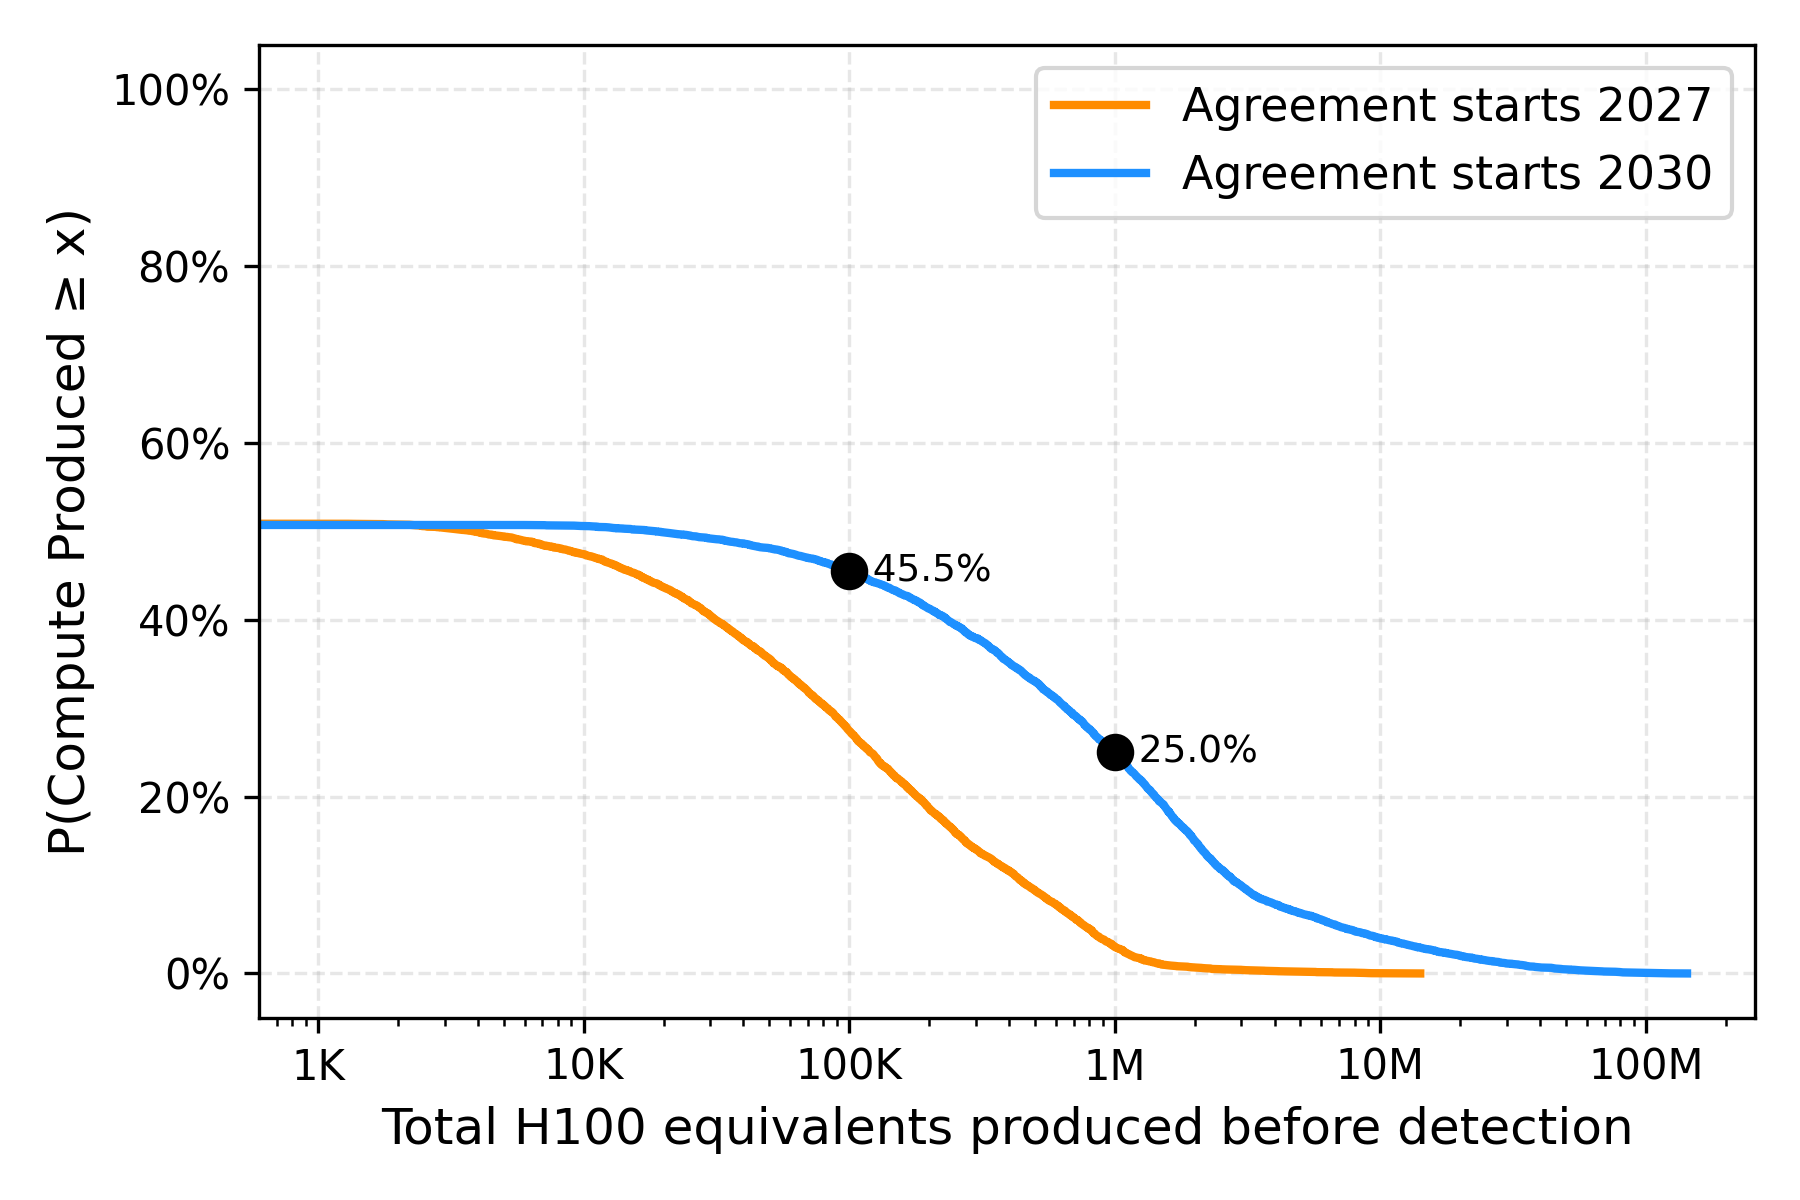

Write the Python code that produced this figure.
"""
Simulate covert fab detection and create a CCDF of H100 equivalents produced before detection.

This script runs simulations for different agreement start years (2027 and 2030) and plots
the complementary cumulative distribution function (CCDF) showing P(H100e > x) before detection.
"""

import numpy as np
import matplotlib.pyplot as plt
from model import Model

# Configuration
AGREEMENT_START_YEARS = [2027, 2030]
NUM_SIMULATIONS = 10000
DETECTION_THRESHOLD = 0.5  # 50% probability threshold for detection


def get_h100e_at_detection(model):
    """
    Extract H100e produced at detection for each simulation.

    Args:
        model: Model instance with simulation results

    Returns:
        List of H100e values at detection (one per simulation)
    """
    h100e_values = []

    for covert_projects, detectors in model.simulation_results:
        prc_covert_project = covert_projects['prc_covert_project']
        if prc_covert_project and prc_covert_project.covert_fab:
            # Get US intelligence beliefs and H100e production
            us_beliefs = detectors["us_intelligence"].beliefs_about_projects["prc_covert_project"]
            h100e_over_time = prc_covert_project.h100e_over_time

            # Find first year when US probability exceeds threshold
            years = sorted(us_beliefs.keys())
            detection_year = None
            for year in years:
                if us_beliefs[year].p_covert_fab_exists >= DETECTION_THRESHOLD:
                    detection_year = year
                    break

            # Include all simulations with covert fabs (detected or not)
            if detection_year is not None:
                h100e_at_detection = h100e_over_time.get(detection_year, 0.0)
                h100e_values.append(h100e_at_detection)
            else:
                # If never detected, use final H100e value
                final_year = max(h100e_over_time.keys()) if h100e_over_time else None
                if final_year:
                    h100e_values.append(h100e_over_time[final_year])
                else:
                    h100e_values.append(0.0)

    return h100e_values


def compute_ccdf(values):
    """
    Compute the complementary cumulative distribution function.

    Args:
        values: List of numeric values

    Returns:
        x_values: Sorted values
        ccdf_values: P(X >= x) for each x
    """
    if not values:
        return [], []

    # Sort values
    sorted_values = np.sort(values)

    # Compute CCDF: P(X >= x) using same formula as original
    ccdf_values = 1.0 - np.arange(1, len(sorted_values) + 1) / len(sorted_values)

    return sorted_values, ccdf_values


def run_analysis():
    """Run simulations for different agreement start years and compute CCDFs."""
    results = {}

    for year in AGREEMENT_START_YEARS:
        print(f"Running {NUM_SIMULATIONS} simulations for agreement start year {year}...")

        # Create model with this agreement start year
        model = Model(
            year_us_prc_agreement_goes_into_force=year,
            end_year=2037,
            increment=0.1
        )

        # Run simulations
        model.run_simulations(num_simulations=NUM_SIMULATIONS)

        # Get H100e values at detection
        h100e_values = get_h100e_at_detection(model)
        print(f"  Collected {len(h100e_values)} H100e values")

        # Compute CCDF
        x_values, ccdf_values = compute_ccdf(h100e_values)
        results[year] = (x_values, ccdf_values)

        # Print summary statistics
        if h100e_values:
            print(f"  Mean H100e: {np.mean(h100e_values):,.0f}")
            print(f"  Median H100e: {np.median(h100e_values):,.0f}")
            print(f"  Max H100e: {np.max(h100e_values):,.0f}")

    return results


def plot_results(results, save_path='simulation_summary.png'):
    """Plot CCDF for each agreement start year."""
    fig, ax = plt.subplots(1, 1, figsize=(6, 4))

    # Different colors for each year
    colors = ['#FF8C00', '#1E90FF']  # Orange and blue

    for i, year in enumerate(AGREEMENT_START_YEARS):
        x_values, ccdf_values = results[year]
        # Convert CCDF values to percentages
        ccdf_percentages = [p * 100 for p in ccdf_values]
        ax.plot(x_values, ccdf_percentages,
                linewidth=2, color=colors[i],
                label=f'Agreement starts {year}')

    # Add markers at 100K and 1M H100e for 2030 line only
    target_computes = [100000, 1000000]  # 100K and 1M H100e
    year_2030_idx = AGREEMENT_START_YEARS.index(2030)
    x_values_2030, ccdf_values_2030 = results[2030]

    for target_compute in target_computes:
        if len(x_values_2030) > 0 and x_values_2030[-1] > target_compute:
            # Find the CCDF value at target H100e
            idx = np.searchsorted(x_values_2030, target_compute)
            ccdf_at_target = ccdf_values_2030[idx] if idx < len(ccdf_values_2030) else ccdf_values_2030[-1]
            ccdf_percentage = ccdf_at_target * 100

            # Add a marker point with label
            ax.plot(target_compute, ccdf_percentage, 'o', color='black', markersize=8, zorder=10)

            # Add text label showing the percentage
            ax.text(target_compute, ccdf_percentage, f'  {ccdf_percentage:.1f}%',
                   fontsize=9, verticalalignment='center', horizontalalignment='left')

    ax.set_xlabel('Total H100 equivalents produced before detection', fontsize=12)
    ax.set_ylabel('P(Compute Produced ≥ x)', fontsize=12)
    ax.legend(loc='best', fontsize=11)
    ax.grid(True, alpha=0.3, linestyle='--')

    # Use log scale for x-axis
    ax.set_xscale('log')

    # Format x-axis ticks with clear labels
    from matplotlib.ticker import PercentFormatter, FuncFormatter
    def format_thousands(x, pos):
        """Format large numbers with K, M suffixes"""
        if x >= 1e6:
            return f'{x/1e6:.0f}M'
        elif x >= 1e3:
            return f'{x/1e3:.0f}K'
        else:
            return f'{x:.0f}'

    ax.xaxis.set_major_formatter(FuncFormatter(format_thousands))

    # Format y-axis ticks as percentages
    ax.yaxis.set_major_formatter(PercentFormatter())

    plt.tight_layout()
    plt.savefig(save_path, dpi=300)
    print(f"\nPlot saved to {save_path}")
    plt.close()


if __name__ == "__main__":
    print("Starting simulation summary analysis...")
    print(f"Agreement years: {AGREEMENT_START_YEARS}")
    print(f"Simulations per year: {NUM_SIMULATIONS}\n")

    results = run_analysis()
    plot_results(results)

    print("\nAnalysis complete!")
